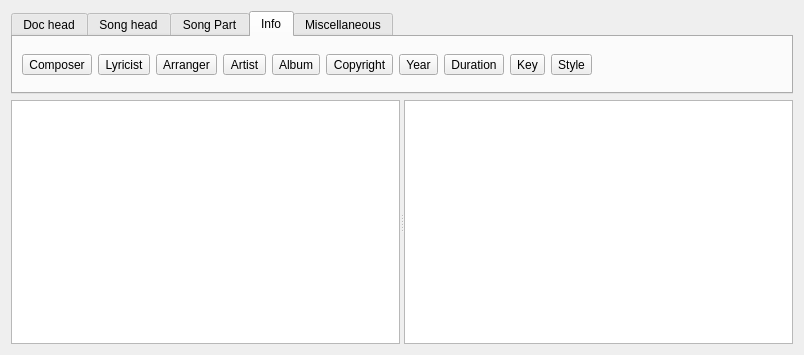
<?xml version="1.0" encoding="UTF-8"?>
<ui version="4.0">
 <class>FormEditor</class>
 <widget class="QWidget" name="FormEditor">
  <property name="geometry">
   <rect>
    <x>0</x>
    <y>0</y>
    <width>804</width>
    <height>355</height>
   </rect>
  </property>
  <property name="windowTitle">
   <string>Form</string>
  </property>
  <layout class="QVBoxLayout" name="verticalLayout">
   <item>
    <widget class="QTabWidget" name="tabWidget">
     <property name="sizePolicy">
      <sizepolicy hsizetype="Expanding" vsizetype="Maximum">
       <horstretch>0</horstretch>
       <verstretch>0</verstretch>
      </sizepolicy>
     </property>
     <property name="toolTip">
      <string/>
     </property>
     <property name="currentIndex">
      <number>3</number>
     </property>
     <widget class="QWidget" name="DocHead">
      <attribute name="title">
       <string>Doc head</string>
      </attribute>
      <attribute name="toolTip">
       <string>Document header information</string>
      </attribute>
      <layout class="QHBoxLayout" name="horizontalLayout_4">
       <item>
        <widget class="QToolButton" name="toolButtonCT">
         <property name="toolTip">
          <string>Define a title for the booklet</string>
         </property>
         <property name="text">
          <string>Cover 
title</string>
         </property>
        </widget>
       </item>
       <item>
        <widget class="QToolButton" name="toolButtonCS">
         <property name="toolTip">
          <string>Define a subtitle for the booklet</string>
         </property>
         <property name="text">
          <string>Cover
subtitle</string>
         </property>
        </widget>
       </item>
       <item>
        <widget class="QToolButton" name="toolButtonVERSION">
         <property name="toolTip">
          <string>Define a subtitle for the booklet</string>
         </property>
         <property name="text">
          <string>Document
version</string>
         </property>
        </widget>
       </item>
       <item>
        <spacer name="horizontalSpacer_3">
         <property name="orientation">
          <enum>Qt::Orientation::Horizontal</enum>
         </property>
         <property name="sizeHint" stdset="0">
          <size>
           <width>422</width>
           <height>20</height>
          </size>
         </property>
        </spacer>
       </item>
       <item>
        <widget class="QCheckBox" name="checkBoxLongShort">
         <property name="toolTip">
          <string>Long/Short notation in text</string>
         </property>
         <property name="text">
          <string>Long syntax</string>
         </property>
        </widget>
       </item>
      </layout>
     </widget>
     <widget class="QWidget" name="Songhead">
      <attribute name="title">
       <string>Song head</string>
      </attribute>
      <attribute name="toolTip">
       <string>Song header information</string>
      </attribute>
      <layout class="QHBoxLayout" name="horizontalLayout_2">
       <item>
        <widget class="QToolButton" name="toolButtonInsertNewSong">
         <property name="toolTip">
          <string>Insert a new song in alphabetic order in the list of songs</string>
         </property>
         <property name="text">
          <string>Insert
new song</string>
         </property>
        </widget>
       </item>
       <item>
        <widget class="QToolButton" name="toolButtonT">
         <property name="toolTip">
          <string>Define a song title</string>
         </property>
         <property name="text">
          <string>Song 
title</string>
         </property>
        </widget>
       </item>
       <item>
        <widget class="QToolButton" name="toolButtonST">
         <property name="toolTip">
          <string>Define a song subtitle</string>
         </property>
         <property name="text">
          <string>Song
subtitle</string>
         </property>
        </widget>
       </item>
       <item>
        <widget class="Line" name="line_2">
         <property name="orientation">
          <enum>Qt::Orientation::Vertical</enum>
         </property>
        </widget>
       </item>
       <item>
        <widget class="QToolButton" name="toolButtonTime">
         <property name="toolTip">
          <string>4/4 3/4 ...</string>
         </property>
         <property name="text">
          <string>Time</string>
         </property>
        </widget>
       </item>
       <item>
        <widget class="QToolButton" name="toolButtonTempo">
         <property name="toolTip">
          <string>Beat per minute</string>
         </property>
         <property name="text">
          <string>Tempo</string>
         </property>
        </widget>
       </item>
       <item>
        <widget class="QToolButton" name="toolButtonCol">
         <property name="toolTip">
          <string>Column number for this song</string>
         </property>
         <property name="text">
          <string>Column:</string>
         </property>
        </widget>
       </item>
       <item>
        <widget class="Line" name="line_3">
         <property name="orientation">
          <enum>Qt::Orientation::Vertical</enum>
         </property>
        </widget>
       </item>
       <item>
        <widget class="QToolButton" name="toolButtonCB">
         <property name="toolTip">
          <string>Insert a column break</string>
         </property>
         <property name="text">
          <string>Column
break</string>
         </property>
        </widget>
       </item>
       <item>
        <widget class="QToolButton" name="toolButtonPageBreak">
         <property name="text">
          <string>Page
break</string>
         </property>
        </widget>
       </item>
       <item>
        <spacer name="horizontalSpacer">
         <property name="orientation">
          <enum>Qt::Orientation::Horizontal</enum>
         </property>
         <property name="sizeHint" stdset="0">
          <size>
           <width>157</width>
           <height>20</height>
          </size>
         </property>
        </spacer>
       </item>
      </layout>
     </widget>
     <widget class="QWidget" name="Songpart">
      <attribute name="title">
       <string>Song Part</string>
      </attribute>
      <attribute name="toolTip">
       <string>Song part information</string>
      </attribute>
      <layout class="QHBoxLayout" name="horizontalLayout_3">
       <item>
        <widget class="QToolButton" name="toolButtonSOS">
         <property name="toolTip">
          <string>Insert start of solo</string>
         </property>
         <property name="text">
          <string>Start of
solo</string>
         </property>
        </widget>
       </item>
       <item>
        <widget class="QToolButton" name="toolButtonEOS">
         <property name="toolTip">
          <string>Insert end of solo</string>
         </property>
         <property name="text">
          <string>End of
solo</string>
         </property>
        </widget>
       </item>
       <item>
        <widget class="Line" name="line_4">
         <property name="orientation">
          <enum>Qt::Orientation::Vertical</enum>
         </property>
        </widget>
       </item>
       <item>
        <widget class="QToolButton" name="toolButtonSOC">
         <property name="toolTip">
          <string>Insert start of chorus</string>
         </property>
         <property name="text">
          <string>Start of 
chorus</string>
         </property>
        </widget>
       </item>
       <item>
        <widget class="QToolButton" name="toolButtonEOC">
         <property name="toolTip">
          <string>Insert end of chorus</string>
         </property>
         <property name="text">
          <string>End of 
chorus</string>
         </property>
        </widget>
       </item>
       <item>
        <widget class="Line" name="line_5">
         <property name="orientation">
          <enum>Qt::Orientation::Vertical</enum>
         </property>
        </widget>
       </item>
       <item>
        <widget class="QToolButton" name="toolButtonSOV">
         <property name="toolTip">
          <string>Insert start of verse</string>
         </property>
         <property name="text">
          <string>Start of 
verse</string>
         </property>
        </widget>
       </item>
       <item>
        <widget class="QToolButton" name="toolButtonEOV">
         <property name="toolTip">
          <string>Insert end of verse</string>
         </property>
         <property name="text">
          <string>End of 
verse</string>
         </property>
        </widget>
       </item>
       <item>
        <widget class="Line" name="line_6">
         <property name="orientation">
          <enum>Qt::Orientation::Vertical</enum>
         </property>
        </widget>
       </item>
       <item>
        <widget class="QToolButton" name="toolButtonSOG">
         <property name="toolTip">
          <string>Insert start of grid</string>
         </property>
         <property name="text">
          <string>Start of 
grid</string>
         </property>
        </widget>
       </item>
       <item>
        <widget class="QToolButton" name="toolButtonEOG">
         <property name="toolTip">
          <string>Insert end of grid</string>
         </property>
         <property name="text">
          <string>End of 
grid</string>
         </property>
        </widget>
       </item>
       <item>
        <spacer name="horizontalSpacer_2">
         <property name="orientation">
          <enum>Qt::Orientation::Horizontal</enum>
         </property>
         <property name="sizeHint" stdset="0">
          <size>
           <width>40</width>
           <height>20</height>
          </size>
         </property>
        </spacer>
       </item>
      </layout>
     </widget>
     <widget class="QWidget" name="Info">
      <attribute name="title">
       <string>Info</string>
      </attribute>
      <attribute name="toolTip">
       <string>Song other information</string>
      </attribute>
      <layout class="QHBoxLayout" name="horizontalLayout">
       <item>
        <widget class="QToolButton" name="toolButtonComposer">
         <property name="toolTip">
          <string>Insert the song composer (Ctrl Maj C) </string>
         </property>
         <property name="text">
          <string>Composer</string>
         </property>
         <property name="shortcut">
          <string>Ctrl+Shift+C</string>
         </property>
        </widget>
       </item>
       <item>
        <widget class="QToolButton" name="toolButtonLyricist">
         <property name="toolTip">
          <string>Insert the song lyricist (Ctrl Maj L)</string>
         </property>
         <property name="text">
          <string>Lyricist</string>
         </property>
         <property name="shortcut">
          <string>Ctrl+Shift+L</string>
         </property>
        </widget>
       </item>
       <item>
        <widget class="QToolButton" name="toolButtonArranger">
         <property name="toolTip">
          <string>Insert the song arranger (Ctrl Maj A)</string>
         </property>
         <property name="text">
          <string>Arranger</string>
         </property>
         <property name="shortcut">
          <string>Ctrl+Shift+A</string>
         </property>
        </widget>
       </item>
       <item>
        <widget class="QToolButton" name="toolButtonArtist">
         <property name="toolTip">
          <string>Insert the song artist (Ctrl Maj T)</string>
         </property>
         <property name="text">
          <string>Artist</string>
         </property>
         <property name="shortcut">
          <string>Ctrl+Shift+T</string>
         </property>
        </widget>
       </item>
       <item>
        <widget class="QToolButton" name="toolButtonAlbum">
         <property name="toolTip">
          <string>Insert the name of album (Ctrl Maj B)</string>
         </property>
         <property name="text">
          <string>Album</string>
         </property>
         <property name="shortcut">
          <string>Ctrl+Shift+B</string>
         </property>
        </widget>
       </item>
       <item>
        <widget class="QToolButton" name="toolButtonCopyright">
         <property name="toolTip">
          <string>Insert the copyright (Ctrl Maj P)</string>
         </property>
         <property name="text">
          <string>Copyright</string>
         </property>
         <property name="shortcut">
          <string>Ctrl+Shift+P</string>
         </property>
        </widget>
       </item>
       <item>
        <widget class="QToolButton" name="toolButtonYear">
         <property name="toolTip">
          <string>Insert the year (Ctrl Maj Y)</string>
         </property>
         <property name="text">
          <string>Year</string>
         </property>
         <property name="shortcut">
          <string>Ctrl+Shift+Y</string>
         </property>
        </widget>
       </item>
       <item>
        <widget class="QToolButton" name="toolButtonDuration">
         <property name="toolTip">
          <string>Insert the duration (Ctrl Maj D)</string>
         </property>
         <property name="text">
          <string>Duration</string>
         </property>
         <property name="shortcut">
          <string>Ctrl+Shift+D</string>
         </property>
        </widget>
       </item>
       <item>
        <widget class="QToolButton" name="toolButtonKey">
         <property name="toolTip">
          <string>Insert the armature (Ctrl Maj K)</string>
         </property>
         <property name="text">
          <string>Key</string>
         </property>
         <property name="shortcut">
          <string>Ctrl+Shift+K</string>
         </property>
        </widget>
       </item>
       <item>
        <widget class="QToolButton" name="toolButtonStyle">
         <property name="toolTip">
          <string>Insert a Style  Tango, Swing... (Ctrl Maj S)</string>
         </property>
         <property name="text">
          <string>Style</string>
         </property>
         <property name="shortcut">
          <string>Ctrl+Shift+S</string>
         </property>
        </widget>
       </item>
       <item>
        <spacer name="horizontalSpacer_5">
         <property name="orientation">
          <enum>Qt::Orientation::Horizontal</enum>
         </property>
         <property name="sizeHint" stdset="0">
          <size>
           <width>40</width>
           <height>20</height>
          </size>
         </property>
        </spacer>
       </item>
      </layout>
     </widget>
     <widget class="QWidget" name="tab">
      <attribute name="title">
       <string>Miscellaneous</string>
      </attribute>
      <attribute name="toolTip">
       <string>Other information in comment style</string>
      </attribute>
      <layout class="QHBoxLayout" name="horizontalLayout_5">
       <item>
        <widget class="QToolButton" name="toolButtonComment">
         <property name="toolTip">
          <string>Insert a regular comment</string>
         </property>
         <property name="text">
          <string>Comment
Regular</string>
         </property>
        </widget>
       </item>
       <item>
        <widget class="QToolButton" name="toolButtonCommentItalic">
         <property name="toolTip">
          <string>Insert a comment in italic</string>
         </property>
         <property name="text">
          <string>Comment
Italic</string>
         </property>
        </widget>
       </item>
       <item>
        <widget class="QToolButton" name="toolButtonCommentBox">
         <property name="toolTip">
          <string>Insert a comment in a box</string>
         </property>
         <property name="text">
          <string>Comment
Box</string>
         </property>
        </widget>
       </item>
       <item>
        <widget class="Line" name="line_17">
         <property name="orientation">
          <enum>Qt::Orientation::Vertical</enum>
         </property>
        </widget>
       </item>
       <item>
        <spacer name="horizontalSpacer_4">
         <property name="orientation">
          <enum>Qt::Orientation::Horizontal</enum>
         </property>
         <property name="sizeHint" stdset="0">
          <size>
           <width>400</width>
           <height>20</height>
          </size>
         </property>
        </spacer>
       </item>
      </layout>
     </widget>
    </widget>
   </item>
   <item>
    <widget class="QSplitter" name="splitterHorizontal">
     <property name="orientation">
      <enum>Qt::Orientation::Horizontal</enum>
     </property>
     <widget class="TextEdit" name="textEdit"/>
     <widget class="QTableWidget" name="tableWidgetToc">
      <property name="sizePolicy">
       <sizepolicy hsizetype="Preferred" vsizetype="Preferred">
        <horstretch>0</horstretch>
        <verstretch>0</verstretch>
       </sizepolicy>
      </property>
      <property name="maximumSize">
       <size>
        <width>600</width>
        <height>16777215</height>
       </size>
      </property>
      <property name="baseSize">
       <size>
        <width>300</width>
        <height>3</height>
       </size>
      </property>
      <property name="editTriggers">
       <set>QAbstractItemView::EditTrigger::NoEditTriggers</set>
      </property>
      <property name="alternatingRowColors">
       <bool>true</bool>
      </property>
      <property name="selectionMode">
       <enum>QAbstractItemView::SelectionMode::SingleSelection</enum>
      </property>
      <property name="showGrid">
       <bool>false</bool>
      </property>
      <property name="gridStyle">
       <enum>Qt::PenStyle::NoPen</enum>
      </property>
      <property name="sortingEnabled">
       <bool>true</bool>
      </property>
      <attribute name="horizontalHeaderVisible">
       <bool>false</bool>
      </attribute>
     </widget>
    </widget>
   </item>
  </layout>
 </widget>
 <customwidgets>
  <customwidget>
   <class>TextEdit</class>
   <extends>QTextEdit</extends>
   <header>textedit.h</header>
  </customwidget>
 </customwidgets>
 <resources/>
 <connections/>
</ui>
